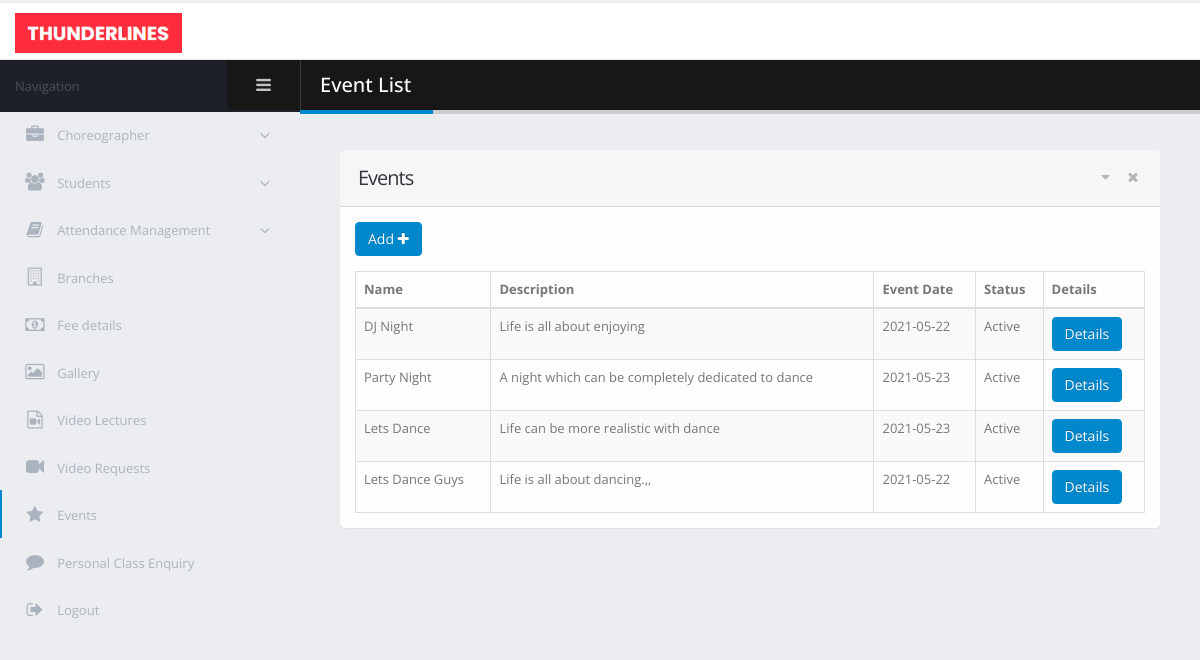
Page /admin/event_details.php on the committed database.
### tables this page shows
CREATE TABLE `events` (
  `event_id` int(11) NOT NULL,
  `event_name` varchar(40) NOT NULL,
  `event_poster` text NOT NULL,
  `event_description` text NOT NULL,
  `event_date` date NOT NULL,
  `event_status` int(11) NOT NULL
);

### admin/event_details.php (the view, shortened to what this page needs)
<!doctype html>
<html class="fixed">
<head>
    <link rel="stylesheet" href="assets/vendor/bootstrap/css/bootstrap.css" />
    <link rel="stylesheet" href="assets/vendor/font-awesome/css/font-awesome.css" />
    <link rel="stylesheet" href="assets/vendor/magnific-popup/magnific-popup.css" />
    <link rel="stylesheet" href="assets/vendor/bootstrap-datepicker/css/bootstrap-datepicker3.css" />
    <link rel="stylesheet" href="assets/vendor/jquery-ui/jquery-ui.css" />
    <link rel="stylesheet" href="assets/vendor/jquery-ui/jquery-ui.theme.css" />
    <link rel="stylesheet" href="assets/vendor/bootstrap-multiselect/bootstrap-multiselect.css" />
    <link rel="stylesheet" href="assets/vendor/morris.js/morris.css" />
    <link rel="stylesheet" href="assets/stylesheets/theme.css" />
    <link rel="stylesheet" href="assets/stylesheets/skins/default.css" />
    <link rel="stylesheet" href="assets/stylesheets/theme-custom.css">
</head>
<body>
<section class="body">
    <header class="header">
        <div class="logo-container">
            <a href="homepage.php" class="logo">
                <img src="assets/images/new_logo.png" alt="Porto Admin" height="40"/>
            </a>
        </div>
    </header>
    <div class="inner-wrapper">
        <aside id="sidebar-left" class="sidebar-left">
            <div class="sidebar-header">
                <div class="sidebar-title">
                    Navigation
                </div>
                <div class="sidebar-toggle hidden-xs" data-toggle-class="sidebar-left-collapsed" data-target="html" data-fire-event="sidebar-left-toggle">
                    <i class="fa fa-bars" aria-label="Toggle sidebar"></i>
                </div>
            </div>
            <div class="nano">
                <div class="nano-content">
                    <nav id="menu" class="nav-main" role="navigation">
                        <ul class="nav nav-main ">
                            <li class="nav-parent ">
                                <a href="#">
                                    <i class="fa fa-briefcase" aria-hidden="true"></i>
                                    <span>Choreographer</span>
                                </a>
                            </li>
                            <li class="nav-parent">
                                <a href="#">
                                    <i class="fa fa-users" aria-hidden="true"></i>
                                    <span>Students</span>
                                </a>
                            </li>
                            <li class="nav-parent">
                                <a href="#">
                                    <i class="fa fa-book" aria-hidden="true"></i>
                                    <span>Attendance Management</span>
                                </a>
                            </li>
                            <li>
                                <a href="branches.php">
                                    <i class="fa fa-building-o" aria-hidden="true"></i>
                                    <span>Branches</span>
                                </a>
                            </li>
                            <li>
                                <a href="fees_details.php">
                                    <i class="fa fa-money" aria-hidden="true"></i>
                                    <span>Fee details</span>
                                </a>
                            </li>
                            <li>
                                <a href="gallery.php">
                                    <i class="fa fa-image" aria-hidden="true"></i>
                                    <span>Gallery</span>
                                </a>
                            </li>
                            <li>
                                <a href="video_lectures.php">
                                    <i class="fa fa-file-video-o" aria-hidden="true"></i>
                                    <span>Video Lectures</span>
                                </a>
                            </li>
                            <li>
                                <a href="video_requests.php">
                                    <i class="fa fa-video-camera" aria-hidden="true"></i>
                                    <span>Video Requests</span>
                                </a>
                            </li>
                            <li class="nav nav-active">
                                <a href="event_details.php">
                                    <i class="fa fa-star" aria-hidden="true"></i>
                                    <span>Events</span>
                                </a>
                            </li>
                            <li>
                                <a href="personal_class_requests.php">
                                    <i class="fa fa-comment" aria-hidden="true"></i>
                                    <span>Personal Class Enquiry</span>
                                </a>
                            </li>
                            <li>
                                <a href="../login.html">
                                    <i class="fa fa-sign-out" aria-hidden="true"></i>
                                    <span>Logout</span>
                                </a>
                            </li>
                        </ul>
                    </nav>
                </div>
            </div>
        </aside>
        <section role="main" class="content-body">
            <header class="page-header">
                <h2>Event List</h2>
            </header>
            <section class="panel">
                <header class="panel-heading">
                    <div class="panel-actions">
                        <a href="#" class="panel-action panel-action-toggle" data-panel-toggle></a>
                        <a href="#" class="panel-action panel-action-dismiss" data-panel-dismiss></a>
                    </div>
                    <h2 class="panel-title">Events</h2>
                </header>
                <div class="panel-body">
                    <div class="row">
                        <div class="col-sm-6">
                            <div class="mb-md">
                                <a href="event_add.php">
                                    <button id="addeventbtn" class="btn btn-primary">Add <i class="fa fa-plus"></i> </button>
                                </a>
                            </div>
                        </div>
                    </div>
                    <table class="table table-bordered table-striped mb-none" id="tester_table">
                        <thead>
                        <tr>
                            <th>Name</th>
                            <th>Description</th>
                            <th>Event Date</th>
                            <th>Status</th>
                            <th>Details</th>
                        </tr>
                        </thead>
                        <tbody>
                        <?php
                        $server_name = "localhost";
                        $user_name = "root";
                        $password = "";
                        $database = "dance-academy";
                        $conn = new mysqli($server_name, $user_name, $password, $database);
                        $event_sel = "select * from events order by event_id desc";
                        $res = $conn->query($event_sel);
                        while ($row = $res->fetch_array())
                        {
                            echo "<tr>";
                            echo "<td>$row[1]</td>";
                            echo "<td>$row[3]</td>";
                            echo "<td>$row[4]</td>";
                            if ($row[5]==1)
                            {
                                echo "<td>Active</td>";
                            }
                            echo "<td><a href='event_update.php?id=$row[0]'><button class='btn btn-primary'>Details</button></a></td>";
                        }
                        ?>
                        </tbody>
                    </table>
                </div>
            </section>
        </section>
    </div>
</section>
</body>
</html>

### admin/assets/stylesheets/skins/default.css (style rules this page uses)
a, .btn-link { color: #0088cc; }
body .btn-primary { color: #ffffff; text-shadow: 0 -1px 0 rgba(0, 0, 0, 0.25); background-color: #0088cc; border-color: #0088cc; }
.page-header h2 { border-bottom-color: #0088cc; }
ul.nav-main > li.nav-active > a { box-shadow: 2px 0 0 #0088cc inset; }

### rows in the picture
events: event_name "DJ Night", event_description "Life is all about enjoying", event_date "2021-05-22", event_status "Active"
events: event_name "Party Night", event_description "A night which can be completely dedicated to dance", event_date "2021-05-23", event_status "Active"
events: event_name "Lets Dance", event_description "Life can be more realistic with dance", event_date "2021-05-23", event_status "Active"
events: event_name "Lets Dance Guys", event_description "Life is all about dancing.,,", event_date "2021-05-22", event_status "Active"
